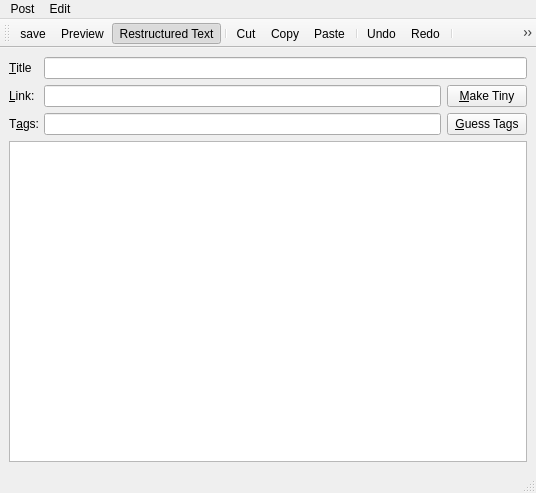
<ui version="4.0" >
 <class>MainWindow</class>
 <widget class="QMainWindow" name="MainWindow" >
  <property name="geometry" >
   <rect>
    <x>0</x>
    <y>0</y>
    <width>536</width>
    <height>493</height>
   </rect>
  </property>
  <property name="windowTitle" >
   <string>MainWindow</string>
  </property>
  <widget class="QWidget" name="centralWidget" >
   <layout class="QVBoxLayout" >
    <property name="margin" >
     <number>9</number>
    </property>
    <property name="spacing" >
     <number>6</number>
    </property>
    <item>
     <layout class="QGridLayout" >
      <property name="margin" >
       <number>0</number>
      </property>
      <property name="spacing" >
       <number>6</number>
      </property>
      <item row="1" column="1" >
       <layout class="QGridLayout" >
        <property name="margin" >
         <number>0</number>
        </property>
        <property name="spacing" >
         <number>6</number>
        </property>
        <item row="0" column="0" >
         <widget class="QLineEdit" name="link" />
        </item>
        <item row="1" column="0" >
         <widget class="QLineEdit" name="tags" />
        </item>
        <item row="0" column="1" >
         <widget class="QPushButton" name="pushButton" >
          <property name="text" >
           <string>&amp;Make Tiny</string>
          </property>
         </widget>
        </item>
        <item row="1" column="1" >
         <widget class="QPushButton" name="guess" >
          <property name="text" >
           <string>&amp;Guess Tags</string>
          </property>
         </widget>
        </item>
       </layout>
      </item>
      <item rowspan="2" row="0" column="0" >
       <layout class="QVBoxLayout" >
        <property name="margin" >
         <number>0</number>
        </property>
        <property name="spacing" >
         <number>6</number>
        </property>
        <item>
         <widget class="QLabel" name="label" >
          <property name="text" >
           <string>&amp;Title</string>
          </property>
          <property name="buddy" >
           <cstring>title</cstring>
          </property>
         </widget>
        </item>
        <item>
         <widget class="QLabel" name="label_4" >
          <property name="text" >
           <string>&amp;Link:</string>
          </property>
          <property name="buddy" >
           <cstring>link</cstring>
          </property>
         </widget>
        </item>
        <item>
         <widget class="QLabel" name="label_2" >
          <property name="text" >
           <string>T&amp;ags:</string>
          </property>
          <property name="buddy" >
           <cstring>tags</cstring>
          </property>
         </widget>
        </item>
       </layout>
      </item>
      <item row="0" column="1" >
       <widget class="QLineEdit" name="title" />
      </item>
     </layout>
    </item>
    <item>
     <widget class="QTextEdit" name="editor" >
      <property name="acceptRichText" >
       <bool>false</bool>
      </property>
     </widget>
    </item>
   </layout>
  </widget>
  <widget class="QMenuBar" name="menuBar" >
   <property name="geometry" >
    <rect>
     <x>0</x>
     <y>0</y>
     <width>536</width>
     <height>31</height>
    </rect>
   </property>
   <widget class="QMenu" name="menuEdit" >
    <property name="title" >
     <string>Edit</string>
    </property>
    <widget class="QMenu" name="menuInsert" >
     <property name="title" >
      <string>Insert</string>
     </property>
     <addaction name="actionFlickr_Image" />
     <addaction name="actionOpenomy_File" />
    </widget>
    <addaction name="actionCut" />
    <addaction name="actionCopy" />
    <addaction name="actionPaste" />
    <addaction name="actionUndo" />
    <addaction name="actionRedo" />
    <addaction name="actionSelect_All" />
    <addaction name="actionDelete" />
    <addaction name="separator" />
    <addaction name="menuInsert" />
   </widget>
   <widget class="QMenu" name="menuPost" >
    <property name="title" >
     <string>Post</string>
    </property>
    <addaction name="actionSave" />
    <addaction name="actionPreview" />
    <addaction name="actionRST" />
    <addaction name="separator" />
    <addaction name="actionClose" />
   </widget>
   <addaction name="menuPost" />
   <addaction name="menuEdit" />
  </widget>
  <widget class="QStatusBar" name="statusBar" />
  <widget class="QToolBar" name="toolBar" >
   <property name="orientation" >
    <enum>Qt::Horizontal</enum>
   </property>
   <attribute name="toolBarArea" >
    <number>4</number>
   </attribute>
   <addaction name="actionSave" />
   <addaction name="actionPreview" />
   <addaction name="actionRST" />
   <addaction name="separator" />
   <addaction name="actionCut" />
   <addaction name="actionCopy" />
   <addaction name="actionPaste" />
   <addaction name="separator" />
   <addaction name="actionUndo" />
   <addaction name="actionRedo" />
   <addaction name="separator" />
   <addaction name="actionFlickr_Image" />
   <addaction name="actionOpenomy_File" />
  </widget>
  <action name="actionPreview" >
   <property name="icon" >
    <iconset resource="icons.qrc" >:/icons/icons/xeyes.png</iconset>
   </property>
   <property name="text" >
    <string>Preview</string>
   </property>
  </action>
  <action name="actionCut" >
   <property name="icon" >
    <iconset resource="icons.qrc" >:/icons/icons/editcut.png</iconset>
   </property>
   <property name="text" >
    <string>Cut</string>
   </property>
  </action>
  <action name="actionCopy" >
   <property name="icon" >
    <iconset resource="icons.qrc" >:/icons/icons/editcopy.png</iconset>
   </property>
   <property name="text" >
    <string>Copy</string>
   </property>
  </action>
  <action name="actionPaste" >
   <property name="icon" >
    <iconset resource="icons.qrc" >:/icons/icons/editpaste.png</iconset>
   </property>
   <property name="text" >
    <string>Paste</string>
   </property>
  </action>
  <action name="actionUndo" >
   <property name="icon" >
    <iconset resource="icons.qrc" >:/icons/icons/undo.png</iconset>
   </property>
   <property name="text" >
    <string>Undo</string>
   </property>
  </action>
  <action name="actionRedo" >
   <property name="icon" >
    <iconset resource="icons.qrc" >:/icons/icons/redo.png</iconset>
   </property>
   <property name="text" >
    <string>Redo</string>
   </property>
  </action>
  <action name="actionDelete" >
   <property name="text" >
    <string>Delete</string>
   </property>
  </action>
  <action name="actionSelect_All" >
   <property name="text" >
    <string>Select All</string>
   </property>
  </action>
  <action name="actionFlickr_Image" >
   <property name="icon" >
    <iconset resource="icons.qrc" >:/icons/icons/camera.png</iconset>
   </property>
   <property name="text" >
    <string>Flickr Image</string>
   </property>
  </action>
  <action name="actionOpenomy_File" >
   <property name="icon" >
    <iconset resource="icons.qrc" >:/icons/icons/blockdevice.png</iconset>
   </property>
   <property name="text" >
    <string>Openomy File</string>
   </property>
  </action>
  <action name="actionSave" >
   <property name="icon" >
    <iconset resource="icons.qrc" >:/icons/icons/filesave.png</iconset>
   </property>
   <property name="text" >
    <string>save</string>
   </property>
  </action>
  <action name="actionClose" >
   <property name="icon" >
    <iconset resource="icons.qrc" >:/icons/icons/fileclose.png</iconset>
   </property>
   <property name="text" >
    <string>Close</string>
   </property>
  </action>
  <action name="actionOpenomyTag" >
   <property name="icon" >
    <iconset resource="icons.qrc" >:/icons/icons/blockdevice.png</iconset>
   </property>
   <property name="text" >
    <string>Openomy Tag</string>
   </property>
  </action>
  <action name="actionRST" >
   <property name="checkable" >
    <bool>true</bool>
   </property>
   <property name="checked" >
    <bool>true</bool>
   </property>
   <property name="icon" >
    <iconset resource="icons.qrc" >:/icons/icons/fonts.png</iconset>
   </property>
   <property name="text" >
    <string>Restructured Text</string>
   </property>
  </action>
 </widget>
 <tabstops>
  <tabstop>title</tabstop>
  <tabstop>link</tabstop>
  <tabstop>tags</tabstop>
  <tabstop>editor</tabstop>
  <tabstop>pushButton</tabstop>
 </tabstops>
 <resources>
  <include location="icons.qrc" />
 </resources>
 <connections/>
</ui>
